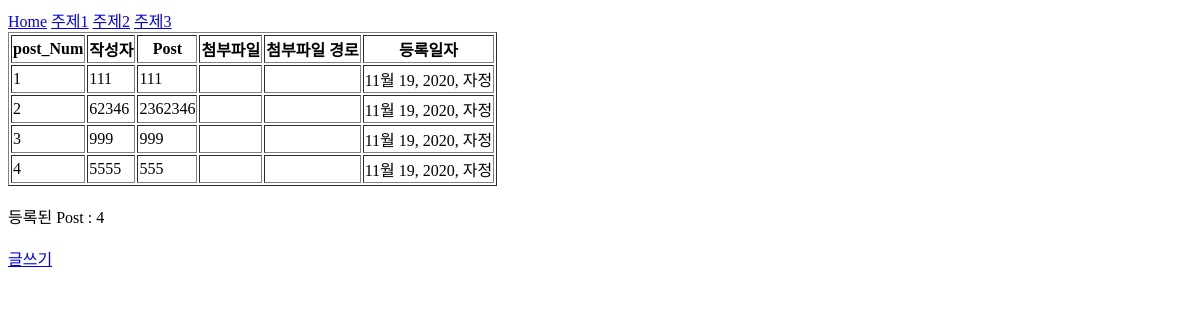
The page /blog/ on the database as committed earlier.
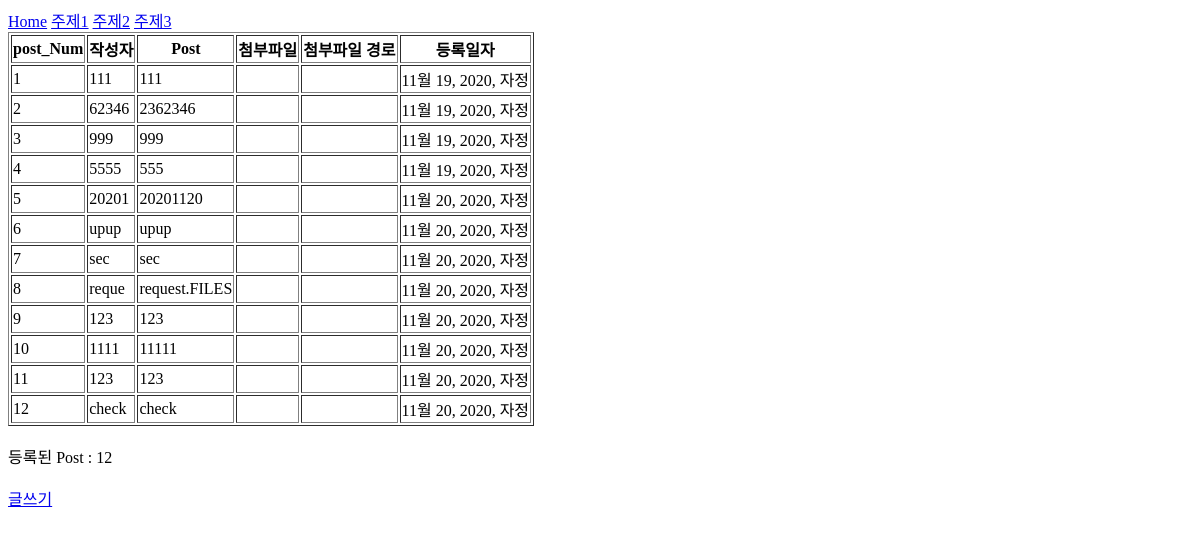
The same page on the database as committed later.
### blog/models.py (models this page shows, shortened)
class post(models.Model):
    who = models.CharField(max_length=30)
    text = models.TextField()
    Upload_file = models.FileField(null=True)
    date = models.DateTimeField(auto_now_add=True)

### blog/views.py (the view)
# urls.py: path('', views.blog_home, name='home'),
def blog_home(request):
    post_all = post.objects.all()
    context = {
        'post_all':post_all,
    }
    return render(request, 'blog/home.html', context)

### blog/templates/blog/home.html (shortened to what this page needs)
{% extends 'blog/frame.html' %}
{% block content %}
{% load static %}
<table border="1">
    <tr>
        <th>post_Num</th>
        <th>작성자</th>
        <th>Post</th>
        <th>첨부파일</th>
        <th>첨부파일 경로</th>
        <th>등록일자</th>
    </tr>
    {% for i in post_all %}
    <tr>
        <td>{{i.id}}</td>
        <td>{{i.who}}</td>
        <td>{{i.text}}</td>
        <td align="center">
        </td>
        <td align="center">
        </td>
        <td>{{i.date}}</td>
    </tr>
    {% endfor %}
</table>
<br>
등록된 Post : {{post_all.count}}<br>
<br>
<a href="{% url 'blog:create' %}">글쓰기</a>
{% endblock content %}

### blog/templates/blog/frame.html (shortened to what this page needs)
<!DOCTYPE html>
<html lang="en">
<head>
</head>
<body>
    {% include 'blog/nav.html' %}
    {% block content %}
    {% endblock content %}
</body>
</html>

### blog/templates/blog/nav.html
<a href="{% url 'blog:home' %}">Home</a>
<a href="{% url 'blog:home' %}">주제1</a>
<a href="{% url 'blog:home' %}">주제2</a>
<a href="{% url 'blog:home' %}">주제3</a>

Rows that differ between the two databases and show on the page:
added post: id "5", who "20201", text "20201120", date "11월 20, 2020, 자정"
added post: id "6", who "upup", text "upup", date "11월 20, 2020, 자정"
added post: id "7", who "sec", text "sec", date "11월 20, 2020, 자정"
added post: id "8", who "reque", text "request.FILES", date "11월 20, 2020, 자정"
added post: id "9", who "123", text "123", date "11월 20, 2020, 자정"
added post: id "10", who "1111", text "11111", date "11월 20, 2020, 자정"
added post: id "11", who "123", text "123", date "11월 20, 2020, 자정"
added post: id "12", who "check", text "check", date "11월 20, 2020, 자정"
Other text that changed with them:
{{ post_all.count }}: "4" → "12"
